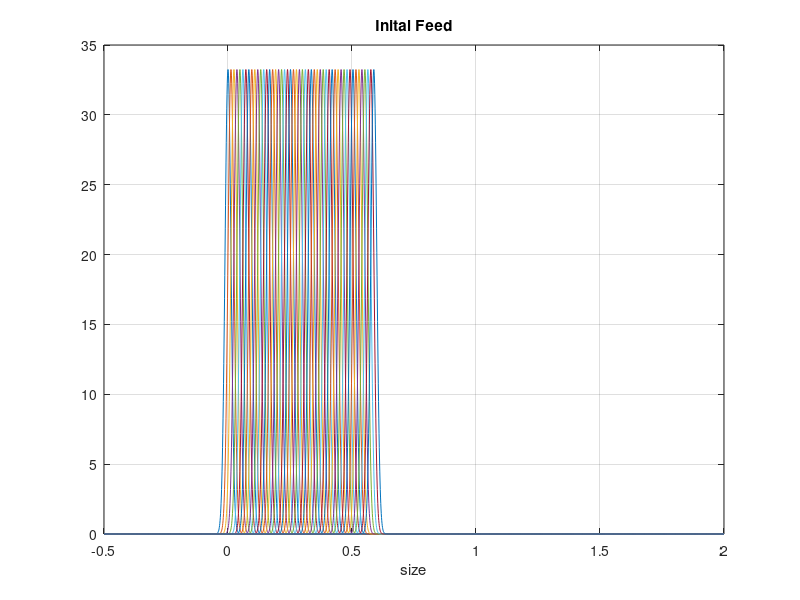

Here is the MATLAB script that generated this plot: (Note: this script raises an error after producing the figure.)

s = -500:1:2000;
s= s/1000;

%  n = 40;
%  
%  a = 150;
%  b = 750;
%  
%  h = (b - a)/n;
%  
%  x = a:h:b; % generating mus
%  
%  for i = 1:40
%      mu2(i) = a + h*(i-1);
%      sd2(i) = 30;
%  end



 n = 50;
 
 a = 0;
 b = 0.6;
 
 h = (b - a)/n;
 
 % generating mus 
 for i = 1:n
     mu(i) = a + h*(i-1);
     sd(i) = h;
 end

f = @(x,mu,sd) (exp(-((x-mu).^2)/(2*sd.^2)) / (sd*sqrt(2*pi)));






%f(s(j),mu2(i),sd2(i))
clear Distribution;
for i = 1:n
    for j = 1:length(s)
        Distribution(j,i) = f(s(j),mu(i),sd(i));
    end
end


figure(1);
plot(s,Distribution);
grid on;
title("Inital Feed");
xlabel("size");

temp = 0;
clear Combined2;
for i = 1:length(s);
    temp = 0;
    for j = 1:n
        temp = temp + A1(j,1)*Distribution(i,j);
    end
    Combined2(i) = temp;
end

% pd2 = makedist('Uniform','lower',200,'upper',700); % Uniform distribution with a = -2 and b = 2
% pdf1 = pdf(pd2,s);

%mu = 600;
%sigma = 50;

%pd2 = makedist('normal','mu',mu,'sigma',sigma);w
%pdf1 = pdf(pd2,s);


figure(2);
plot(s,Combined2);
grid on;
hold on;
plot(s,linearPieceWiseChalco(s));
title(["Output \alpha = " num2str(alpha)]);
xlabel("Particle size (mm)");
ylabel("Frequency (%/mm)");
xlim([-0.1 1]);
hold off;



F = [31.25653595
24.92075163
75.60702614
76.02941176
83.63235294
130.0947712
142.7663399
91.65767974
260.6119281
117.4232026
];


SieveSize = [0.014
0.041
0.053
0.075
0.106
0.150
0.212
0.298
0.421
0.592];


% figure(3);
% scatter(SieveSize,F,"filled");
% legend;
% grid on;
% hold on;
% scatter(SieveSize,Result(:,k),"filled");
% xlabel("Sieve Sizes");
% ylabel("Mass")
% title(["Rate Constant = " num2str(Const(k))]);
% hold off;

% m1 = 350;
% m2 = 450;
% m3 = 600;
% 
% s1 = 43;
% s2 = 63;
% s3 = 50;
% 
% 
% p1 = makedist('normal','mu',m1,'sigma',s1);
% pdfunct1 = pdf(p1,s);
% p2 = makedist('normal','mu',m2,'sigma',s2);
% pdfunct2 = pdf(p2,s);
% p3 = makedist('normal','mu',m3,'sigma',s3);
% pdfunct3 = pdf(p3,s);
% 
% sumpdfs = 1/3*(pdfunct1 + pdfunct2 + pdfunct3);
% 
% figure(3);
% plot(s,Combined2);
% grid on;
% hold on;
% plot(s,sumpdfs,'r-.','LineWidth',2);
% title(["Output alpha = " num2str(alpha)]);
% xlabel("size");
% hold off;